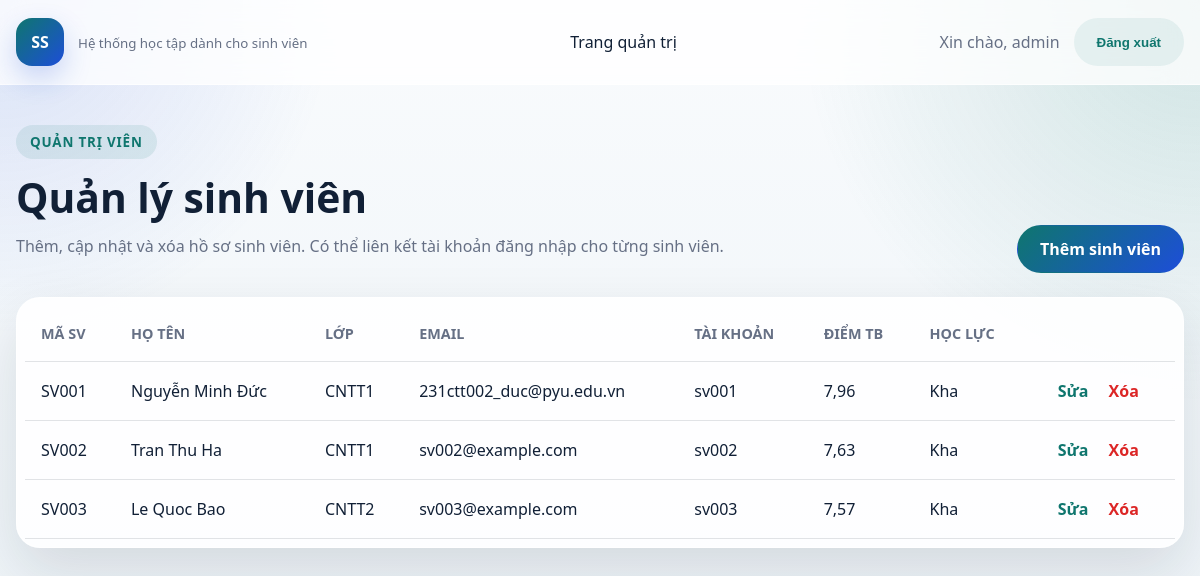
The app's page /students/ (signed in) with its own data.
### students/models.py (models this page shows, shortened)
class Student(models.Model):
    GENDER_CHOICES = (
        ("M", "Nam"),
        ("F", "Nu"),
        ("O", "Khac"),
    )
    user = models.OneToOneField(
        settings.AUTH_USER_MODEL,
        on_delete=models.SET_NULL,
        null=True,
        blank=True,
        related_name="student_profile",
        verbose_name="Tài khoản đăng nhập",
    )
    student_code = models.CharField(max_length=20, unique=True, verbose_name="Ma sinh vien")
    full_name = models.CharField(max_length=100, verbose_name="Ho ten")
    date_of_birth = models.DateField(verbose_name="Ngay sinh")
    gender = models.CharField(max_length=1, choices=GENDER_CHOICES, verbose_name="Gioi tinh")
    class_name = models.CharField(max_length=50, verbose_name="Lop")
    email = models.EmailField(unique=True, verbose_name="Email")
    phone_number = models.CharField(max_length=20, blank=True, verbose_name="So dien thoai")
    address = models.CharField(max_length=255, blank=True, verbose_name="Dia chi")
    bio = models.TextField(blank=True, verbose_name="Gioi thieu ban than")
    avatar = models.FileField(upload_to="avatars/", blank=True, null=True, verbose_name="Anh dai dien")
    created_at = models.DateTimeField(auto_now_add=True)
    updated_at = models.DateTimeField(auto_now=True)
    class Meta:
        ordering = ["student_code"]
        verbose_name = "Sinh vien"
        verbose_name_plural = "Sinh vien"
    def average_score(self):
        average = self.scores.aggregate(avg=Avg("final_score"))["avg"]
        return round(average or 0, 2)
    def academic_classification(self):
        average = self.average_score()
        if average >= 8.5:
            return "Gioi"
        if average >= 7.0:
            return "Kha"
        if average >= 5.0:
            return "Trung binh"
        return "Yeu"

### students/views.py (the view)
# urls.py: path("students/", views.StudentListView.as_view(), name="student_list"),
class StudentListView(StaffRequiredMixin, ListView):
    model = Student
    template_name = "students/student_list.html"
    context_object_name = "students"

### students/views.py (called while the page is built)
    def test_func(self):
        return self.request.user.is_staff

### students/templates/students/student_list.html (shortened to what this page needs)
{% extends "students/base.html" %}
{% block content %}
<section class="section-header">
    <div>
        <span class="eyebrow">Quản trị viên</span>
        <h1>Quản lý sinh viên</h1>
        <p>Thêm, cập nhật và xóa hồ sơ sinh viên. Có thể liên kết tài khoản đăng nhập cho từng sinh viên.</p>
    </div>
    <a class="primary-button" href="{% url 'students:student_add' %}">Thêm sinh viên</a>
</section>
<section class="panel">
    <div class="table-wrap">
        <table class="data-table">
            <thead>
                <tr>
                    <th>Mã SV</th>
                    <th>Họ tên</th>
                    <th>Lớp</th>
                    <th>Email</th>
                    <th>Tài khoản</th>
                    <th>Điểm TB</th>
                    <th>Học lực</th>
                    <th></th>
                </tr>
            </thead>
            <tbody>
                {% for student in students %}
                    <tr>
                        <td>{{ student.student_code }}</td>
                        <td>{{ student.full_name }}</td>
                        <td>{{ student.class_name }}</td>
                        <td>{{ student.email }}</td>
                        <td>{{ student.user.username|default:"Chưa liên kết" }}</td>
                        <td>{{ student.average_score }}</td>
                        <td>{{ student.academic_classification }}</td>
                        <td class="actions-cell">
                            <a class="table-link" href="{% url 'students:student_edit' student.pk %}">Sửa</a>
                            <a class="table-link danger" href="{% url 'students:student_delete' student.pk %}">Xóa</a>
                        </td>
                    </tr>
                {% empty %}
                    <tr>
                        <td colspan="8" class="empty-state">Chưa có sinh viên nào trong hệ thống.</td>
                    </tr>
                {% endfor %}
            </tbody>
        </table>
    </div>
</section>
{% endblock %}

### students/templates/students/base.html (shortened to what this page needs)
{% load static %}
<!DOCTYPE html>
<html lang="vi">
<head>
    <link rel="stylesheet" href="{% static 'students/styles.css' %}">
</head>
<body>
    <header class="topbar">
        <div class="container topbar-inner">
            {% if user.is_authenticated and not user.is_staff %}
                <a class="brand" href="{% url 'students:student_result' %}">
                    <span class="brand-mark">SV</span>
                    <span class="brand-text">
                        <strong>Cổng thông tin sinh viên</strong>
                        <small>Theo dõi học tập cá nhân</small>
                    </span>
                </a>
            {% else %}
                <a class="brand" href="{% url 'students:home' %}">
                    <span class="brand-mark">SS</span>
                    <span class="brand-text">
                        <small>Hệ thống học tập dành cho sinh viên</small>
                    </span>
                </a>
            {% endif %}
            <nav class="nav-links">
                {% if user.is_authenticated and not user.is_staff %}
                    <a href="{% url 'students:student_profile' %}">Trang cá nhân</a>
                    <a href="{% url 'students:student_result' %}">Kết quả học tập</a>
                    <a href="{% url 'students:student_schedule' %}">Thời khóa biểu</a>
                    <a href="{% url 'students:student_exam_schedule' %}">Lịch thi</a>
                {% elif user.is_authenticated and user.is_staff %}
                    <a href="/admin/">Trang quản trị</a>
                {% endif %}
            </nav>
            <div class="user-actions">
                {% if user.is_authenticated %}
                    <span class="welcome">Xin chào, {{ user.get_full_name|default:user.username }}</span>
                    <form method="post" action="{% url 'students:logout' %}">
                        <button type="submit" class="ghost-button">Đăng xuất</button>
                    </form>
                {% else %}
                    <a class="primary-button" href="{% url 'students:login' %}">Đăng nhập sinh viên</a>
                {% endif %}
            </div>
        </div>
    </header>
    <main class="container page-content">
        {% block content %}{% endblock %}
    </main>
</body>
</html>

### static/students/styles.css (style rules this page uses)
:root { --bg: #f3f7fb; --surface: rgba(255, 255, 255, 0.88); --text: #112036; --muted: #667085; --line: rgba(17, 32, 54, 0.12); --primary: #0f766e; --secondary: #1d4ed8; --danger: #dc2626; --shadow: 0 24px 60px rgba(15, 23, 42, 0.12); --radius: 24px; }
* { box-sizing: border-box; }
body { margin: 0; font-family: "Segoe UI", sans-serif; color: var(--text); background: radial-gradient(circle at top left, rgba(29, 78, 216, 0.15), transparent 25%), radial-gradient(circle at top right, rgba(15, 118, 110, 0.18), transparent 30%), linear-gradient(180deg, #f9fbfd 0%, #eef4f8 100%); }
a { color: inherit; text-decoration: none; }
.container { width: min(1180px, calc(100% - 32px)); margin: 0 auto; }
.topbar { position: sticky; top: 0; z-index: 10; background: rgba(255, 255, 255, 0.76); backdrop-filter: blur(16px); border-bottom: 1px solid rgba(255, 255, 255, 0.65); }
.topbar-inner { display: flex; align-items: center; justify-content: space-between; gap: 24px; padding: 18px 0; }
.brand { display: flex; align-items: center; gap: 14px; }
.brand-mark { width: 48px; height: 48px; display: grid; place-items: center; border-radius: 16px; color: white; font-weight: 700; background: linear-gradient(135deg, var(--primary), var(--secondary)); box-shadow: 0 12px 28px rgba(29, 78, 216, 0.22); }
.brand-text small, .welcome, .hero p, .section-header p, .form-card p, .login-copy p, .metric-item span, .metric-card span { color: var(--muted); }
.nav-links, .user-actions, .hero-actions, .form-actions { display: flex; align-items: center; gap: 14px; }
.nav-links { flex-wrap: wrap; justify-content: center; }
.page-content { padding: 40px 0 56px; }
.hero-copy, .hero-panel, .panel, .form-card, .login-card { background: var(--surface); border-radius: var(--radius); box-shadow: var(--shadow); border: 1px solid rgba(255, 255, 255, 0.7); }
.eyebrow { display: inline-flex; padding: 8px 14px; border-radius: 999px; background: rgba(15, 118, 110, 0.1); color: var(--primary); font-size: 0.84rem; font-weight: 700; text-transform: uppercase; letter-spacing: 0.06em; }
.hero h1, .section-header h1, .form-card h1, .login-copy h1 { margin: 16px 0 12px; line-height: 1.08; font-size: clamp(2rem, 3.4vw, 3.7rem); }
.section-header { display: flex; justify-content: space-between; align-items: end; gap: 24px; margin-bottom: 24px; }
.panel { padding: 8px; }
.table-wrap { overflow-x: auto; }
.data-table { width: 100%; border-collapse: collapse; }
.data-table th, .data-table td { padding: 18px 16px; border-bottom: 1px solid var(--line); white-space: nowrap; text-align: left; }
.data-table th { color: var(--muted); text-transform: uppercase; font-size: 0.9rem; }
.actions-cell { text-align: right; }
.table-link { color: var(--primary); font-weight: 700; margin-left: 16px; }
.table-link.danger { color: var(--danger); }
.primary-button, .secondary-button, .ghost-button, .danger-button { display: inline-flex; align-items: center; justify-content: center; min-height: 48px; padding: 0 22px; border-radius: 999px; border: 1px solid transparent; font-weight: 700; cursor: pointer; }
.primary-button { color: white; background: linear-gradient(135deg, var(--primary), var(--secondary)); }
.ghost-button { background: rgba(15, 118, 110, 0.08); color: var(--primary); }

### records on screen
Student: student_code "SV001", full_name "Nguyễn Minh Đức", class_name "CNTT1", email "231ctt002_duc@pyu.edu.vn", user.username "sv001", average_score "7,96", academic_classification "Kha"
Student: student_code "SV002", full_name "Tran Thu Ha", class_name "CNTT1", email "sv002@example.com", user.username "sv002", average_score "7,63", academic_classification "Kha"
Student: student_code "SV003", full_name "Le Quoc Bao", class_name "CNTT2", email "sv003@example.com", user.username "sv003", average_score "7,57", academic_classification "Kha"

### other values on screen
{{ user.get_full_name|default:user.username }} "admin"
